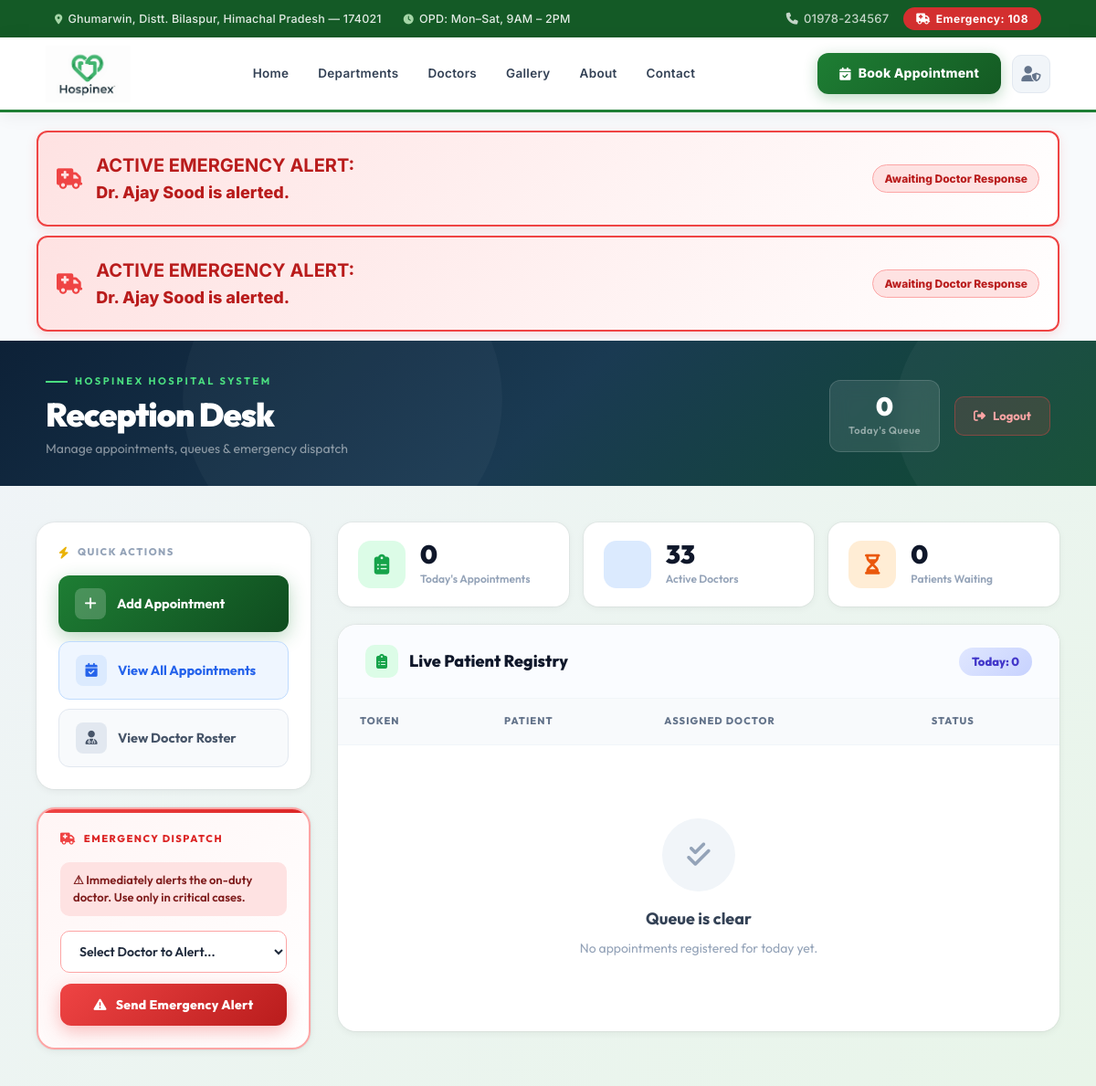
Page /receptionist/dashboard/ (signed in, upper part) on the earlier database version.
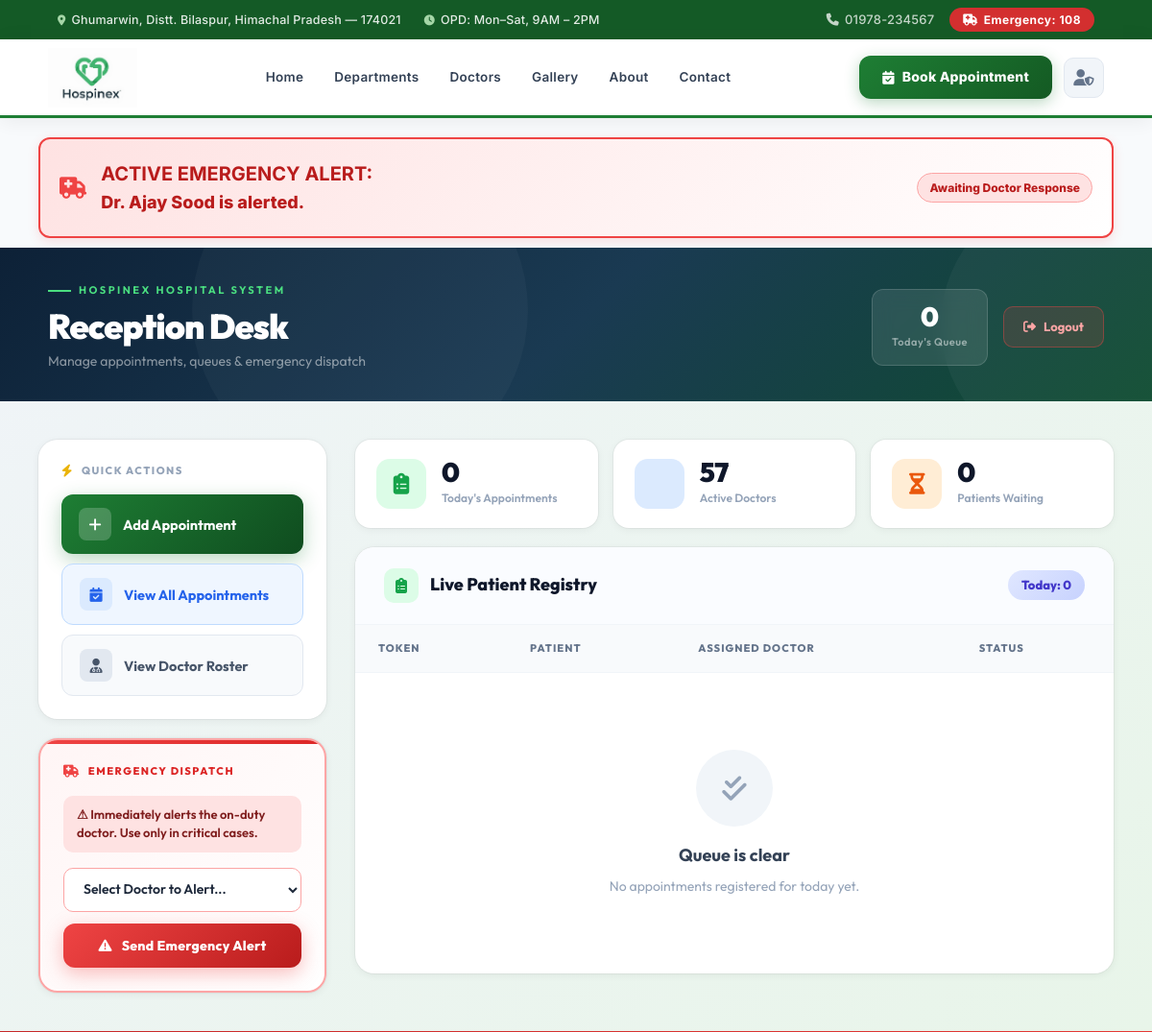
Same page on the later database version.
### doctors/models.py (models this page shows)
class EmergencyAlert(models.Model):
    STATUS_CHOICES = [
        ('pending', 'Pending'),
        ('seen', 'Seen'),
        ('resolved', 'Resolved')
    ]
    doctor = models.ForeignKey(User, on_delete=models.CASCADE, limit_choices_to={'is_staff': True})
    patient_name = models.CharField(max_length=100)
    patient_phone = models.CharField(max_length=20)
    message = models.TextField()
    status = models.CharField(choices=STATUS_CHOICES, default='pending', max_length=20)
    created_at = models.DateTimeField(default=timezone.now)

### doctors/views.py (the view)
# urls.py: path("receptionist/dashboard/", views.receptionist_dashboard, name="receptionist_dashboard"),
@login_required(login_url="receptionist_login")
def receptionist_dashboard(request):
    doctors = User.objects.filter(is_staff=True, doctor__isnull=False)
    today = timezone.now().date()
    appointments = Appointment.objects.filter(appointment_date=today).order_by('-created_at')
    active_emergencies = EmergencyAlert.objects.filter(status='pending').order_by('-created_at')
    return render(
        request,
        "receptionist/dashboard.html",
        {
            "doctors": doctors,
            "appointments": appointments,
            "active_emergencies": active_emergencies
        }
    )

### templates/receptionist/dashboard.html (shortened to what the changed rows need)
{% extends "base.html" %}
{% load static %}
{% block content %}
{% if active_emergencies %}
    <div style="padding: 0 40px; margin-top: 20px;">
        {% for emergency in active_emergencies %}
            <div style="background: linear-gradient(135deg, #fee2e2, #fff); border: 2px solid #ef4444; color: #b91c1c; padding: 20px; border-radius: 12px; font-weight: 800; font-size: 18px; display: flex; align-items: center; justify-content: space-between; gap: 15px; box-shadow: 0 4px 12px rgba(239, 68, 68, 0.15); margin-bottom: 10px;">
                <div style="display: flex; align-items: center; gap: 15px;">
                    <i class="fa-solid fa-truck-medical fa-lg fa-beat" style="color:#ef4444;"></i>
                    <div>
                    <strong style="display: block; font-size: 20px;">ACTIVE EMERGENCY ALERT:</strong>
                    Dr. {{ emergency.doctor.get_full_name|default:emergency.doctor.username }} is alerted.
                    </div>
                </div>
                <span style="font-size: 12px; background: #fee2e2; padding: 5px 12px; border-radius: 20px; border: 1px solid #fca5a5;">Awaiting Doctor Response</span>
            </div>
        {% endfor %}
    </div>
{% endif %}
<div class="dash-root">
<div class="dash-root">
    <div class="dash-hero">
        <div class="hero-left">
            <h1 class="hero-title">Reception Desk</h1>
        </div>
    </div>
    <div class="dash-body">
        <div class="main-col">
            <div class="stats-bar">
                <div class="stat-item">
                    <div>
                        <div class="stat-val">{{ doctors|length }}</div>
                        <div class="stat-label">Active Doctors</div>
                    </div>
                </div>
            </div>
            <div class="registry-panel">
                <div class="registry-title-bar">
                    <h2>
                        <i class="fa-solid fa-clipboard-list"></i>
                        Live Patient Registry
                    </h2>
                </div>
                <table class="live-table">
                    <thead>
                        <tr>
                            <th>Token</th>
                            <th>Patient</th>
                            <th>Assigned Doctor</th>
                            <th>Status</th>
                        </tr>
                    </thead>
                </table>
            </div>
        </div>
    </div>
</div>
{% endblock %}

Differences in the rows shown:
no longer on this page (row edited): EmergencyAlert: doctor.get_full_name "Ajay Sood"
Other differences:
{{ doctors|length }}: "33" → "57"
